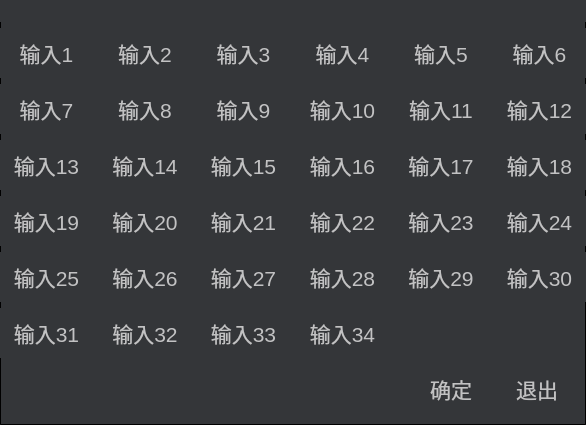
<?xml version="1.0" encoding="UTF-8"?>
<ui version="4.0">
 <class>Dlg_GenerInput</class>
 <widget class="QDialog" name="Dlg_GenerInput">
  <property name="geometry">
   <rect>
    <x>0</x>
    <y>0</y>
    <width>586</width>
    <height>425</height>
   </rect>
  </property>
  <property name="windowTitle">
   <string>Dialog</string>
  </property>
  <property name="styleSheet">
   <string notr="true">*{
font: 14pt;
font-family: &quot;微软雅黑&quot;;
}

QWidget {
color: #c2c2c3;
background: #343639;
}

QDialog {
border:1px solid black;
border-radius:1px;
}

#titleFrame {
border: no;
min-height: 20px;
background: url(&quot;:/Res/image/title_bar.png&quot;);
}

QPushButton {
font: 16pt;
border: no;
outline: no;
min-width: 80px;
min-height: 50px;
image: url(&quot;:/Res/image/button_80x50_normal.png&quot;);
}

QPushButton:pressed {
color: black;
border: no;
min-width: 80px;
min-height: 50px;
image: url(&quot;:/Res/image/button_80x50_active.png&quot;);
}</string>
  </property>
  <layout class="QVBoxLayout" name="verticalLayout">
   <property name="leftMargin">
    <number>0</number>
   </property>
   <property name="topMargin">
    <number>0</number>
   </property>
   <property name="rightMargin">
    <number>0</number>
   </property>
   <item>
    <widget class="QFrame" name="titleFrame">
     <property name="frameShape">
      <enum>QFrame::StyledPanel</enum>
     </property>
     <property name="frameShadow">
      <enum>QFrame::Raised</enum>
     </property>
    </widget>
   </item>
   <item>
    <layout class="QGridLayout" name="gridLayout">
     <property name="leftMargin">
      <number>0</number>
     </property>
     <property name="rightMargin">
      <number>0</number>
     </property>
     <item row="0" column="0">
      <widget class="QPushButton" name="I1">
       <property name="text">
        <string>输入1</string>
       </property>
      </widget>
     </item>
     <item row="0" column="1">
      <widget class="QPushButton" name="I2">
       <property name="text">
        <string>输入2</string>
       </property>
      </widget>
     </item>
     <item row="0" column="2">
      <widget class="QPushButton" name="I3">
       <property name="text">
        <string>输入3</string>
       </property>
      </widget>
     </item>
     <item row="0" column="3">
      <widget class="QPushButton" name="I4">
       <property name="text">
        <string>输入4</string>
       </property>
      </widget>
     </item>
     <item row="0" column="4">
      <widget class="QPushButton" name="I5">
       <property name="text">
        <string>输入5</string>
       </property>
      </widget>
     </item>
     <item row="0" column="5">
      <widget class="QPushButton" name="I6">
       <property name="text">
        <string>输入6</string>
       </property>
      </widget>
     </item>
     <item row="1" column="0">
      <widget class="QPushButton" name="I7">
       <property name="text">
        <string>输入7</string>
       </property>
      </widget>
     </item>
     <item row="1" column="1">
      <widget class="QPushButton" name="I8">
       <property name="text">
        <string>输入8</string>
       </property>
      </widget>
     </item>
     <item row="1" column="2">
      <widget class="QPushButton" name="I9">
       <property name="text">
        <string>输入9</string>
       </property>
      </widget>
     </item>
     <item row="1" column="3">
      <widget class="QPushButton" name="I10">
       <property name="text">
        <string>输入10</string>
       </property>
      </widget>
     </item>
     <item row="1" column="4">
      <widget class="QPushButton" name="I11">
       <property name="text">
        <string>输入11</string>
       </property>
      </widget>
     </item>
     <item row="1" column="5">
      <widget class="QPushButton" name="I12">
       <property name="text">
        <string>输入12</string>
       </property>
      </widget>
     </item>
     <item row="2" column="0">
      <widget class="QPushButton" name="I13">
       <property name="text">
        <string>输入13</string>
       </property>
      </widget>
     </item>
     <item row="2" column="1">
      <widget class="QPushButton" name="I14">
       <property name="text">
        <string>输入14</string>
       </property>
      </widget>
     </item>
     <item row="2" column="2">
      <widget class="QPushButton" name="I15">
       <property name="text">
        <string>输入15</string>
       </property>
      </widget>
     </item>
     <item row="2" column="3">
      <widget class="QPushButton" name="I16">
       <property name="text">
        <string>输入16</string>
       </property>
      </widget>
     </item>
     <item row="2" column="4">
      <widget class="QPushButton" name="I17">
       <property name="text">
        <string>输入17</string>
       </property>
      </widget>
     </item>
     <item row="2" column="5">
      <widget class="QPushButton" name="I18">
       <property name="text">
        <string>输入18</string>
       </property>
      </widget>
     </item>
     <item row="3" column="0">
      <widget class="QPushButton" name="I19">
       <property name="text">
        <string>输入19</string>
       </property>
      </widget>
     </item>
     <item row="3" column="1">
      <widget class="QPushButton" name="I20">
       <property name="text">
        <string>输入20</string>
       </property>
      </widget>
     </item>
     <item row="3" column="2">
      <widget class="QPushButton" name="I21">
       <property name="text">
        <string>输入21</string>
       </property>
      </widget>
     </item>
     <item row="3" column="3">
      <widget class="QPushButton" name="I22">
       <property name="text">
        <string>输入22</string>
       </property>
      </widget>
     </item>
     <item row="3" column="4">
      <widget class="QPushButton" name="I23">
       <property name="text">
        <string>输入23</string>
       </property>
      </widget>
     </item>
     <item row="3" column="5">
      <widget class="QPushButton" name="I24">
       <property name="text">
        <string>输入24</string>
       </property>
      </widget>
     </item>
     <item row="4" column="0">
      <widget class="QPushButton" name="I25">
       <property name="text">
        <string>输入25</string>
       </property>
      </widget>
     </item>
     <item row="4" column="1">
      <widget class="QPushButton" name="I26">
       <property name="text">
        <string>输入26</string>
       </property>
      </widget>
     </item>
     <item row="4" column="2">
      <widget class="QPushButton" name="I27">
       <property name="text">
        <string>输入27</string>
       </property>
      </widget>
     </item>
     <item row="4" column="3">
      <widget class="QPushButton" name="I28">
       <property name="text">
        <string>输入28</string>
       </property>
      </widget>
     </item>
     <item row="4" column="4">
      <widget class="QPushButton" name="I29">
       <property name="text">
        <string>输入29</string>
       </property>
      </widget>
     </item>
     <item row="4" column="5">
      <widget class="QPushButton" name="I30">
       <property name="text">
        <string>输入30</string>
       </property>
      </widget>
     </item>
     <item row="5" column="0">
      <widget class="QPushButton" name="I31">
       <property name="text">
        <string>输入31</string>
       </property>
      </widget>
     </item>
     <item row="5" column="1">
      <widget class="QPushButton" name="I32">
       <property name="text">
        <string>输入32</string>
       </property>
      </widget>
     </item>
     <item row="5" column="2">
      <widget class="QPushButton" name="I33">
       <property name="text">
        <string>输入33</string>
       </property>
      </widget>
     </item>
     <item row="5" column="3">
      <widget class="QPushButton" name="I34">
       <property name="text">
        <string>输入34</string>
       </property>
      </widget>
     </item>
    </layout>
   </item>
   <item>
    <layout class="QHBoxLayout" name="horizontalLayout">
     <property name="rightMargin">
      <number>9</number>
     </property>
     <item>
      <spacer name="horizontalSpacer">
       <property name="orientation">
        <enum>Qt::Horizontal</enum>
       </property>
       <property name="sizeHint" stdset="0">
        <size>
         <width>288</width>
         <height>20</height>
        </size>
       </property>
      </spacer>
     </item>
     <item>
      <widget class="QPushButton" name="btnOk">
       <property name="text">
        <string>确定</string>
       </property>
      </widget>
     </item>
     <item>
      <widget class="QPushButton" name="btnCancel">
       <property name="text">
        <string>退出</string>
       </property>
      </widget>
     </item>
    </layout>
   </item>
  </layout>
 </widget>
 <resources/>
 <connections/>
</ui>
